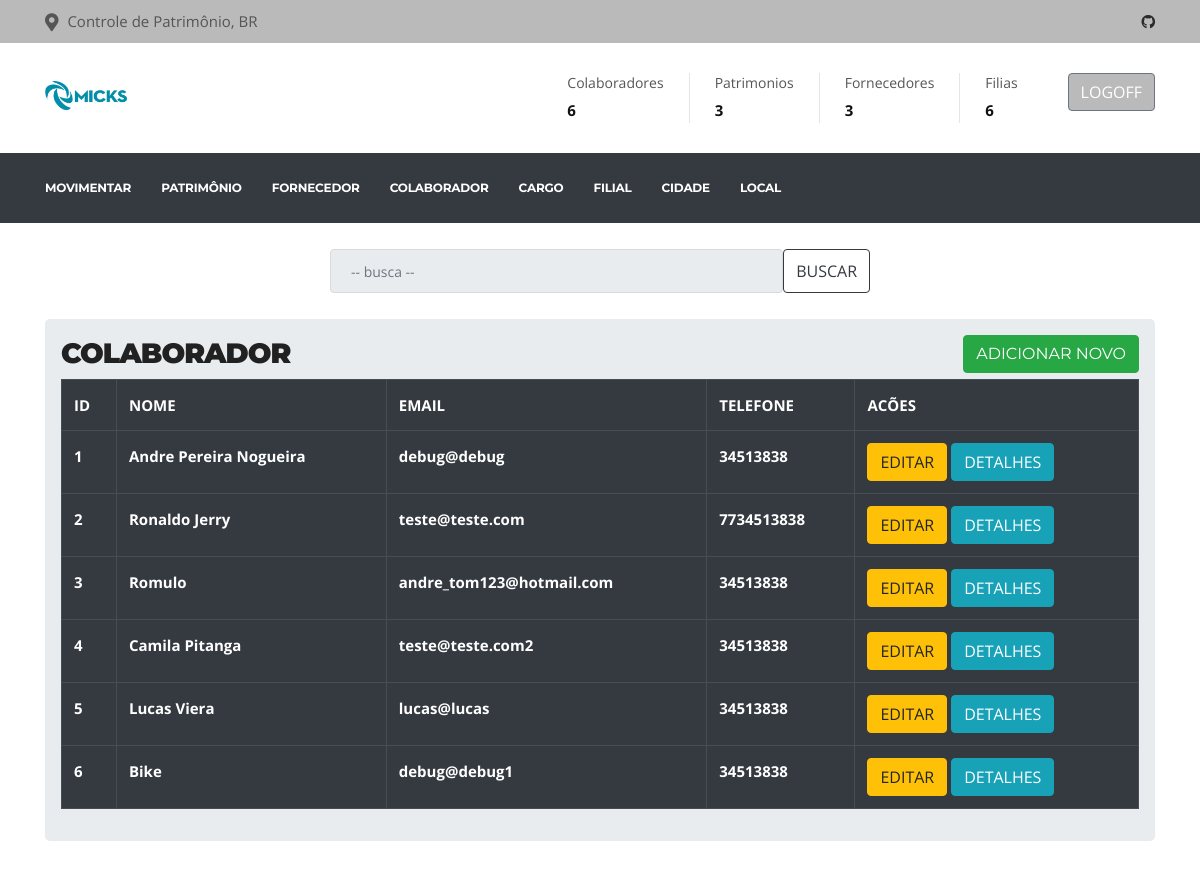
Screenshot of /colaborador/ (signed in) with the database file from the repository.
### app/model/models.py (models this page shows, shortened)
class Colaborador(db.Model):
    __tablename__ = 'colaborador'
    id_colaborador = db.Column(db.Integer, autoincrement=True, primary_key=True)
    nome = db.Column(db.String(100), unique=True, nullable=False)
    email = db.Column(db.String(100), unique=True)
    telefone = db.Column(db.String(100))
    endereco = db.Column(db.String(100))
    id_filial = db.Column(db.Integer, db.ForeignKey('filial.id_filial'))
    id_cargo = db.Column(db.Integer, db.ForeignKey('cargo.id_cargo'))
    filial = db.relationship('Filial')
    cargo = db.relationship('Cargo')

### app/routes.py (the view)
@app.route("/colaborador/", methods=["GET", "POST"])
@login_required
def colaborador():
    return ColaboradorControler.colaboradorlista()

### app/controler/allData.py (called while the page is built)
    def total():
        coladorador = Colaborador.query.count()
        patrimonio = Patrimonio.query.count()
        fornecedor = Fornecedor.query.count()
        filial = Filial.query.count()
        data = {'coladorador': coladorador,
                'patrimonio': patrimonio,
                'fornecedor': fornecedor,
                'filial': filial}
        return data

### app/controler/colaborador.py (called while the page is built, shortened)
    def colaboradorlista():
        todasColaborador = Colaborador.query.all()
        todasFilial = Filial.query.all()
        todosCargo = Cargo.query.all()
        return render_template(
            "colaborador.html",
            todasColaborador=todasColaborador,
            todasFilial=todasFilial,
            todosCargo=todosCargo,data=Total.total())

### app/model/models.py (called while the page is built)
@login_manager.user_loader
def get_user(user_id):
    return User.query.filter_by(id=user_id).first()

### app/templates/colaborador.html (shortened to what this page needs)
{% extends "base.html" %}
{% block head %}
{{ super() }}
{% endblock %}
{% block content %}
<br>
<div class="container">
    <div class="row justify-content-center">
        <div class="col-6">
            <div class="input-group">
                <input type="search" class="form-control rounded" placeholder="-- busca --" aria-label="Search"
                aria-describedby="search-addon" />
                <button type="button" name="busca" class="btn btn-outline-dark">BUSCAR</button>
            </div>
        </div>
    </div>
</div>
<br>
<div class="container">
    <div class="row">
        <div class="col-lg-12">
            <div class="jumbotron p-3">
                <h2><b>COLABORADOR</b> <button type="button" class="btn btn-success float-right" data-toggle="modal"
                        data-target=#mymodal> ADICIONAR NOVO </button></h2>
                <table class="table table-bordered table-dark">
                    <tr>
                        <th>ID</th>
                        <th>NOME</th>
                        <th>EMAIL</th>
                        <th>TELEFONE</th>
                        <th>ACÕES</th>
                    </tr>
                    {% for linha in todasColaborador %}
                    <tr>
                        <th>{{linha.id_colaborador}}</th>
                        <th>{{linha.nome}}</th>
                        <th>{{linha.email}}</th>
                        <th>{{linha.telefone}}</th>
                        <td>
                            <a href="/colaboradorUpdate/{{linha.id_colaborador}}" class="btn btn-warning btn-xs"
                                data-toggle="modal" data-target="#modaledit{{linha.id_colaborador}}">EDITAR</a>
                            <a href="" class="btn btn-info" data-toggle="modal"
                                data-target="#modaldetalhe{{linha.id_colaborador}}">DETALHES</a>
                        </td>
                    </tr>
                    {% endfor %}
                </table>
            </div>
        </div>
    </div>
    {% endblock %}

### app/static/style2.css (style rules this page uses)
body { background: #fff; color: #555; }
input[type=search] { background: #E9ECEF; }
body, p { font-family: "Open Sans", sans-serif; text-rendering: optimizeLegibility; -webkit-font-smoothing: antialiased !important; line-height: 26px; font-size: 15px; }
h1, h2, h3, h4, h5, h6 { color: #212121; font-weight: 700; font-family: 'Montserrat', sans-serif; text-rendering: optimizeLegibility; -webkit-font-smoothing: antialiased !important; }
h2 { font-size: 28px; line-height: 36px; text-transform: uppercase; letter-spacing: -1px; }
html { overflow-x: hidden !important; width: 100%; height: 100%; position: relative; -webkit-font-smoothing: antialiased; text-rendering: optimizeLegibility; }
body { border: 0; margin: 0; padding: 0; }
a:link, a:visited { text-decoration: none; }
a { color: inherit; transition: .2s ease; }
.form-control { box-shadow: none; border: 1px solid #dadada; padding: 5px 20px; height: 44px; background: none; color: #959595; font-size: 14px; border-radius: 0; }

### rows the page displays
Colaborador: id_colaborador "1", nome "Andre Pereira Nogueira", email "debug@debug", telefone "34513838"
Colaborador: id_colaborador "2", nome "Ronaldo Jerry", email "teste@teste.com", telefone "7734513838"
Colaborador: id_colaborador "3", nome "Romulo", email "andre_tom123@hotmail.com", telefone "34513838"
Colaborador: id_colaborador "4", nome "Camila Pitanga", email "teste@teste.com2", telefone "34513838"
Colaborador: id_colaborador "5", nome "Lucas Viera", email "lucas@lucas", telefone "34513838"
Colaborador: id_colaborador "6", nome "Bike", email "debug@debug1", telefone "34513838"

### other values shown
{{ data['coladorador'] }} "6"
{{ data['patrimonio'] }} "3"
{{ data['fornecedor'] }} "3"
{{ data['filial'] }} "6"
